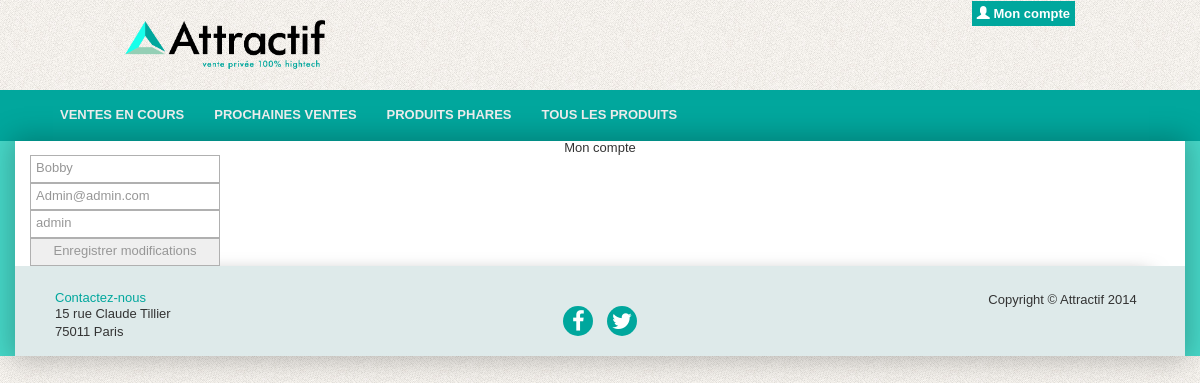
The page /front/myinfos.php (signed in) on the database its author committed.
### tables this page shows
CREATE TABLE IF NOT EXISTS `user` (
  `id` int(11) NOT NULL AUTO_INCREMENT,
  `name` varchar(1024) NOT NULL,
  `mail` varchar(1024) NOT NULL,
  `pass` varchar(1024) NOT NULL,
  `newsletter` tinyint(1) NOT NULL DEFAULT '0',
  `admin` tinyint(1) NOT NULL DEFAULT '0',
  PRIMARY KEY (`id`)
);

### front/myinfos.php (the view, shortened to what this page needs)
<?php
include('lib/dbconnect.php');
include('header.php');
$req = $bdd->prepare('SELECT * FROM user WHERE pass = :password AND mail = :email');
$req->execute(array(
    'password' => $password,
    'email' => $email
));
$data = $req->fetch(PDO::FETCH_OBJ);
?>
<div id="content">
    <div class="container">
        <div class="col-lg-12">
                <h2 class="currentsales gray">Mon compte</h2>
        </div>
        <div class="row timer">
            <div class="col-md-12 col-sm-6">
                <form action="myinfos.php" method="post">
                    <input type="text" placeholder="Nom" name="nom" value="<?php echo $data->name; ?>" /><br />
                    <input type="email" placeholder="Email" name="email" value="<?php echo $data->mail; ?>" /><br />
                    <input type="text" placeholder="Mot de passe" name="password" value="<?php echo $data->pass; ?>"/><br />
                    <input type="submit" name="submit" value="Enregistrer modifications">
                </form>
            </div>
        </div>
        <?php
        include('footer.php');

### front/css/modern-business.css (style rules this page uses)
html, body { height: 100%; }
body { padding-top: 50px; }

### front/css/layout.css (style rules this page uses)
body { padding: 0px; font-size: 13px; }
#content { background: repeat #47D9C9; }
#content .container { box-shadow: 0 0 27px 4px rgba(0, 0, 0, 0.25);-webkit-box-shadow: 0 0 27px 4px rgba(0, 0, 0, 0.25);-moz-box-shadow: 0 0 27px 4px rgba(0, 0, 0, 0.25);-o-box-shadow: 0 0 27px 4px rgba(0, 0, 0, 0.25); background: #fff; }
#content .container .timer { // fix for other pages text-align: left; }
.col-lg-12 { text-align: center; }

### front/css/demo.css (style rules this page uses)
body { background:#f9f9f9 url(../images/white_texture.jpg) repeat top left; color: #333; font-family: 'Oswald', Arial, sans-serif; font-size: 13px; }
.container { position:relative; }

### rows shown on the page
user: nom "Bobby", email "Admin@admin.com", password "admin"
